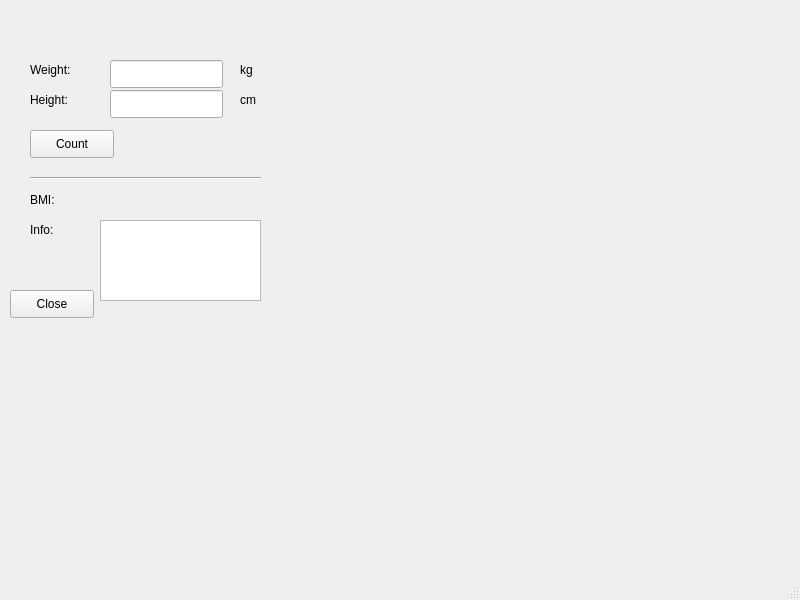
<?xml version="1.0" encoding="UTF-8"?>
<ui version="4.0">
 <class>MainWindow</class>
 <widget class="QMainWindow" name="MainWindow">
  <property name="geometry">
   <rect>
    <x>0</x>
    <y>0</y>
    <width>800</width>
    <height>600</height>
   </rect>
  </property>
  <property name="windowTitle">
   <string>MainWindow</string>
  </property>
  <widget class="QWidget" name="centralwidget">
   <widget class="QLabel" name="label">
    <property name="geometry">
     <rect>
      <x>30</x>
      <y>60</y>
      <width>63</width>
      <height>20</height>
     </rect>
    </property>
    <property name="text">
     <string>Weight:</string>
    </property>
   </widget>
   <widget class="QLabel" name="label_2">
    <property name="geometry">
     <rect>
      <x>30</x>
      <y>90</y>
      <width>63</width>
      <height>20</height>
     </rect>
    </property>
    <property name="text">
     <string>Height:</string>
    </property>
   </widget>
   <widget class="QLineEdit" name="weightLineEdit">
    <property name="geometry">
     <rect>
      <x>110</x>
      <y>60</y>
      <width>113</width>
      <height>28</height>
     </rect>
    </property>
   </widget>
   <widget class="QLineEdit" name="heightLineEdit">
    <property name="geometry">
     <rect>
      <x>110</x>
      <y>90</y>
      <width>113</width>
      <height>28</height>
     </rect>
    </property>
   </widget>
   <widget class="QLabel" name="label_3">
    <property name="geometry">
     <rect>
      <x>240</x>
      <y>60</y>
      <width>63</width>
      <height>20</height>
     </rect>
    </property>
    <property name="text">
     <string>kg</string>
    </property>
   </widget>
   <widget class="QLabel" name="label_4">
    <property name="geometry">
     <rect>
      <x>240</x>
      <y>90</y>
      <width>63</width>
      <height>20</height>
     </rect>
    </property>
    <property name="text">
     <string>cm</string>
    </property>
   </widget>
   <widget class="QPushButton" name="countButton">
    <property name="geometry">
     <rect>
      <x>30</x>
      <y>130</y>
      <width>84</width>
      <height>28</height>
     </rect>
    </property>
    <property name="text">
     <string>Count</string>
    </property>
   </widget>
   <widget class="Line" name="line">
    <property name="geometry">
     <rect>
      <x>30</x>
      <y>170</y>
      <width>231</width>
      <height>16</height>
     </rect>
    </property>
    <property name="orientation">
     <enum>Qt::Horizontal</enum>
    </property>
   </widget>
   <widget class="QLabel" name="label_5">
    <property name="geometry">
     <rect>
      <x>30</x>
      <y>190</y>
      <width>63</width>
      <height>20</height>
     </rect>
    </property>
    <property name="text">
     <string>BMI:</string>
    </property>
   </widget>
   <widget class="QLabel" name="resultLabel">
    <property name="geometry">
     <rect>
      <x>100</x>
      <y>190</y>
      <width>63</width>
      <height>20</height>
     </rect>
    </property>
    <property name="text">
     <string/>
    </property>
   </widget>
   <widget class="QTextBrowser" name="infoTextBrowser">
    <property name="geometry">
     <rect>
      <x>100</x>
      <y>220</y>
      <width>161</width>
      <height>81</height>
     </rect>
    </property>
   </widget>
   <widget class="QPushButton" name="closeButton">
    <property name="geometry">
     <rect>
      <x>10</x>
      <y>290</y>
      <width>84</width>
      <height>28</height>
     </rect>
    </property>
    <property name="text">
     <string>Close</string>
    </property>
   </widget>
   <widget class="QLabel" name="label_7">
    <property name="geometry">
     <rect>
      <x>30</x>
      <y>220</y>
      <width>63</width>
      <height>20</height>
     </rect>
    </property>
    <property name="text">
     <string>Info:</string>
    </property>
   </widget>
  </widget>
  <widget class="QMenuBar" name="menubar">
   <property name="geometry">
    <rect>
     <x>0</x>
     <y>0</y>
     <width>800</width>
     <height>25</height>
    </rect>
   </property>
  </widget>
  <widget class="QStatusBar" name="statusbar"/>
 </widget>
 <resources/>
 <connections>
  <connection>
   <sender>weightLineEdit</sender>
   <signal>editingFinished()</signal>
   <receiver>countButton</receiver>
   <slot>click()</slot>
   <hints>
    <hint type="sourcelabel">
     <x>142</x>
     <y>109</y>
    </hint>
    <hint type="destinationlabel">
     <x>62</x>
     <y>169</y>
    </hint>
   </hints>
  </connection>
  <connection>
   <sender>heightLineEdit</sender>
   <signal>editingFinished()</signal>
   <receiver>countButton</receiver>
   <slot>click()</slot>
   <hints>
    <hint type="sourcelabel">
     <x>131</x>
     <y>138</y>
    </hint>
    <hint type="destinationlabel">
     <x>92</x>
     <y>161</y>
    </hint>
   </hints>
  </connection>
 </connections>
</ui>
